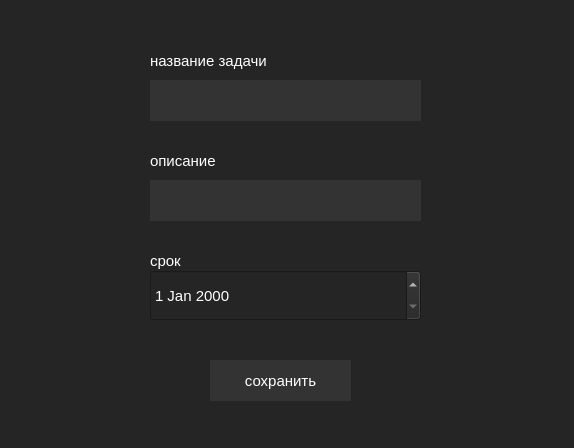
<?xml version="1.0" encoding="UTF-8"?>
<ui version="4.0">
 <class>Form</class>
 <widget class="QWidget" name="Form">
  <property name="geometry">
   <rect>
    <x>0</x>
    <y>0</y>
    <width>574</width>
    <height>448</height>
   </rect>
  </property>
  <property name="windowTitle">
   <string>Form</string>
  </property>
  <property name="styleSheet">
   <string notr="true">background-color: #252525;</string>
  </property>
  <widget class="QPushButton" name="pushButton">
   <property name="geometry">
    <rect>
     <x>210</x>
     <y>360</y>
     <width>141</width>
     <height>41</height>
    </rect>
   </property>
   <property name="font">
    <font>
     <pointsize>11</pointsize>
    </font>
   </property>
   <property name="styleSheet">
    <string notr="true">QPushButton {
	border: #383838;
	color: white;
	background-color: #333333;
}

QPushButton::pressed {
	background-color: #424242;
}</string>
   </property>
   <property name="text">
    <string>сохранить</string>
   </property>
  </widget>
  <widget class="QLineEdit" name="lineEdit">
   <property name="geometry">
    <rect>
     <x>150</x>
     <y>80</y>
     <width>271</width>
     <height>41</height>
    </rect>
   </property>
   <property name="font">
    <font>
     <pointsize>11</pointsize>
    </font>
   </property>
   <property name="styleSheet">
    <string notr="true">QLineEdit {
	border: #383838;
	color: white;
	background-color: #333333;
}</string>
   </property>
  </widget>
  <widget class="QTextEdit" name="textEdit">
   <property name="geometry">
    <rect>
     <x>150</x>
     <y>180</y>
     <width>271</width>
     <height>41</height>
    </rect>
   </property>
   <property name="font">
    <font>
     <pointsize>11</pointsize>
    </font>
   </property>
   <property name="styleSheet">
    <string notr="true">QTextEdit {
	border: #383838;
	color: white;
	background-color: #333333;
}</string>
   </property>
  </widget>
  <widget class="QLabel" name="label">
   <property name="geometry">
    <rect>
     <x>150</x>
     <y>50</y>
     <width>131</width>
     <height>21</height>
    </rect>
   </property>
   <property name="font">
    <font>
     <pointsize>11</pointsize>
    </font>
   </property>
   <property name="styleSheet">
    <string notr="true">QLabel {
	color: white;
}</string>
   </property>
   <property name="text">
    <string>название задачи</string>
   </property>
  </widget>
  <widget class="QLabel" name="label_2">
   <property name="geometry">
    <rect>
     <x>150</x>
     <y>150</y>
     <width>71</width>
     <height>21</height>
    </rect>
   </property>
   <property name="font">
    <font>
     <pointsize>11</pointsize>
    </font>
   </property>
   <property name="styleSheet">
    <string notr="true">QLabel {
	color: white;
}</string>
   </property>
   <property name="text">
    <string>описание</string>
   </property>
  </widget>
  <widget class="QLabel" name="label_3">
   <property name="geometry">
    <rect>
     <x>150</x>
     <y>250</y>
     <width>71</width>
     <height>21</height>
    </rect>
   </property>
   <property name="font">
    <font>
     <pointsize>11</pointsize>
    </font>
   </property>
   <property name="styleSheet">
    <string notr="true">QLabel {
	color: white;
}</string>
   </property>
   <property name="text">
    <string>срок</string>
   </property>
  </widget>
  <widget class="QDateEdit" name="dateEdit">
   <property name="geometry">
    <rect>
     <x>150</x>
     <y>270</y>
     <width>271</width>
     <height>51</height>
    </rect>
   </property>
   <property name="font">
    <font>
     <pointsize>11</pointsize>
    </font>
   </property>
   <property name="styleSheet">
    <string notr="true">QDateEdit {
	color: white;
}</string>
   </property>
  </widget>
 </widget>
 <resources/>
 <connections/>
</ui>
